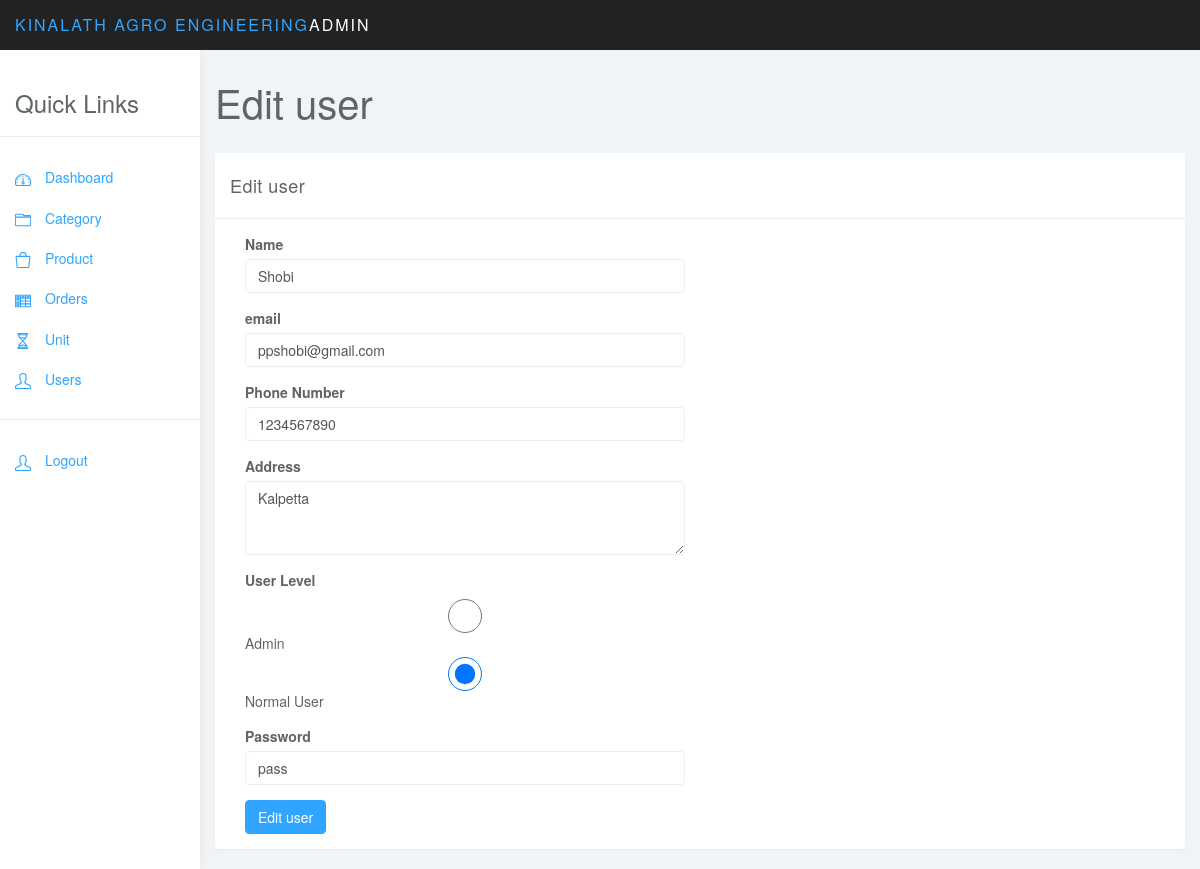
The page /admin/edit-user.php?id=2 (signed in) on the database its author committed.
### tables this page shows
CREATE TABLE `users` (
  `id` int(11) NOT NULL,
  `name` varchar(25) NOT NULL,
  `username` varchar(25) NOT NULL,
  `password` varchar(30) NOT NULL,
  `address` text NOT NULL,
  `level` int(1) NOT NULL,
  `phone` int(12) NOT NULL
);

### app/User.php (called while the page is built, shortened)
<?php
	require_once('DB2.php');
	class User	{
		public static function getOne($id){
			$db=new Db();
			$sql="SELECT * FROM users WHERE id= '$id' LIMIT 1";
			$rows=[];
			$result=$db->query($sql);
			if($result && mysqli_num_rows($result)>0){
				while ($r=mysqli_fetch_assoc($result)) {
					array_push($rows, $r);
				}
				return $rows[0];
			}
			return false;
		}
	}
?>

### app/DB2.php (called while the page is built, shortened)
<?php
class Db
{
	private static $connection;
	function __construct()
	{
		 if(!isset(self::$connection)) {
		 	self::$connection=mysqli_connect("localhost","root","","engineering");
		 	if (!self::$connection) {
		 		die("connection Error");
		 	}else{
		 		return self::$connection;
		 	}
		 }
	}
	function query($sql){
		$result=mysqli_query(self::$connection,$sql);
		return $result;
	}
}
?>

### admin/edit-user.php (the view, shortened to what this page needs)
<?php
require_once('../app/Auth.php');
	require_once('../app/User.php');
	if ($_GET['id']) {
		$user=User::getOne($_GET['id']);
	}
?>
<!DOCTYPE html>
<html>
<head>
<link href="css/bootstrap.min.css" rel="stylesheet">
<link href="css/styles.css" rel="stylesheet">
</head>
<body>
	<?php include_once('nav-sidebar.php'); ?>
	<div class="col-sm-9 col-sm-offset-3 col-lg-10 col-lg-offset-2 main">
		<div class="row">
			<div class="col-lg-12">
				<h1 class="page-header">Edit user</h1>
			</div>
		</div>
		<div class="row">
			<div class="col-lg-12">
				<div class="panel panel-default">
					<div class="panel-heading">Edit user</div>
					<div class="panel-body">
						<div class="col-md-6">
							<form role="form" method="post" action="">
								<div class="form-group">
									<label>Name</label>
									<input class="form-control" name="name" value="<?php echo $user['name']; ?>" placeholder="Enter Name">
								</div>
								<div class="form-group">
									<label>email</label>
									<input class="form-control" name="email" value="<?php echo $user['username']; ?>" placeholder="Enter User Name">
								</div>
								<div class="form-group">
									<label>Phone Number</label>
									<input class="form-control" name="phone" value="<?php echo $user['phone']; ?>" placeholder="Enter Phone Number">
								</div>
								<div class="form-group">
									<label>Address</label>
									<textarea class="form-control" name="address" rows="3"><?php echo $user['address']; ?></textarea>
								</div>
								<div class="form-group">
									<label>User Level</label>
									<input type="radio" class="form-control" name="level" value="1" <?php
										if($user['level']==0){
											echo "checked";
										}
									 ?>
									 >Admin
									<input type="radio" class="form-control" name="level" value="0" <?php
										if($user['level']==1){
											echo "checked";
										}
									 ?>
									 >Normal User
								</div>
								<div class="form-group">
									<label>Password</label>
									<input class="form-control" name="password" value="<?php echo $user['password']; ?>">
								</div>
								<button type="submit" name="edit-user" class="btn btn-primary">Edit user</button>
							</div>
					</div>
				</div>
			</div>
		</div>
	</div>
</body>
</html>

### admin/css/styles.css (style rules this page uses)
body { background: #f1f4f7; padding-top: 50px; color: #5f6468; }
h1, h2, h3, h4, h5, h6 { color: #5f6468; }
h1 { font-weight: 300; font-size: 40px; }
.form-control { border: 1px solid #eee; box-shadow: none; }
.btn-primary, .btn-primary:hover, .btn-primary:focus, .btn-primary:active, .btn-primary.active, .open > .dropdown-toggle.btn-primary, .btn-primary.disabled, .btn-primary[disabled], fieldset[disabled] .btn-primary, .btn-primary.disabled:hover, .btn-primary[disabled]:hover, fieldset[disabled] .btn-primary:hover, .btn-primary.disabled:focus, .btn-primary[disabled]:focus, fieldset[disabled] .btn-primary:focus, .btn-primary.disabled:active, .btn-primary[disabled]:active, fieldset[disabled] .btn-primary:active, .btn-primary.disabled.active, .btn-primary[disabled].active, fieldset[disabled] .btn-primary.active { background-color: #30a5ff; border-color: #30a5ff; }
.panel { border: 0; }
.panel-heading { font-size: 18px; font-weight: 300; letter-spacing: 0.025em; height: 66px; line-height: 45px; }
.panel-default .panel-heading { background: #fff; border-bottom: 1px solid #eee; color: #5f6468; }
h1.page-header { margin-top: 30px; border-bottom: 0; }

### rows shown on the page
users: name "Shobi", email "ppshobi@gmail.com", phone "1234567890", address "Kalpetta", level "☑", password "pass"
